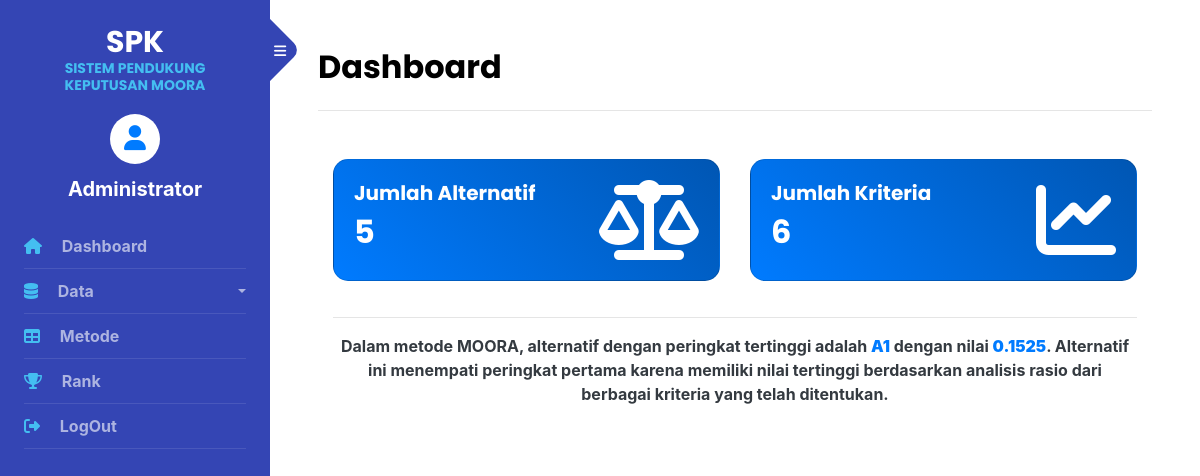
The app's page /admin/index.php (signed in) with its own data.
### tables this page shows
CREATE TABLE `tbl_akun` (
  `id_akun` int(11) NOT NULL,
  `nama_lengkap` varchar(50) NOT NULL,
  `username` varchar(50) NOT NULL,
  `password` varchar(30) NOT NULL
);

CREATE TABLE `tbl_alternatif` (
  `id_alternatif` int(11) NOT NULL,
  `nama_alternatif` varchar(30) NOT NULL,
  `nilai_moora` double NOT NULL,
  `rangking` int(11) NOT NULL
);

### admin/index.php (the view, shortened to what this page needs)
<?php
include "header.php"; ?>
<!DOCTYPE html>
<html lang="en">
<head>
    <link rel="stylesheet" href="https://stackpath.bootstrapcdn.com/bootstrap/4.7.0/css/bootstrap.min.css">
</head>
<body>
    <h2 class="mb-4 font-weight-bolder">Dashboard</h2>
    <hr>
    <div class="container mt-5">
        <div class="row">
            <div class="col-md-6">
                <div class="card card-custom card-blue">
                    <div class="d-flex justify-content-between align-items-center">
                        <div>
                            <h5 class="font-weight-bold text-white">Jumlah Alternatif</h5>
                            <h2 class="font-weight-bold text-white">
                                <?php
                                $sql = "SELECT COUNT(*) as jumlah_alternatif FROM tbl_alternatif";
                                $result = $conn->query($sql);
                                if ($result->num_rows > 0) {
                                    $row = $result->fetch_assoc();
                                    echo $row["jumlah_alternatif"];
                                } else {
                                    echo "Tidak ada alternatif ditemukan";
                                }
                                ?>
                            </h2>
                        </div>
                        <i class="fa fa-balance-scale fa-5x"></i>
                    </div>
                </div>
            </div>
            <div class="col-md-6">
                <div class="card card-custom card-blue">
                    <div class="d-flex justify-content-between align-items-center">
                        <div>
                            <h5 class="font-weight-bold text-white">Jumlah Kriteria</h5>
                            <h2 class="font-weight-bold text-white">
                                <?php
                                $sql = "SELECT COUNT(*) as jumlah_kriteria FROM tbl_kriteria";
                                $result = $conn->query($sql);
                                if ($result->num_rows > 0) {
                                    $row = $result->fetch_assoc();
                                    echo $row["jumlah_kriteria"];
                                } else {
                                    echo "Tidak ada kriteria ditemukan";
                                }
                                ?>
                            </h2>
                        </div>
                        <i class="fa fa-line-chart fa-5x"></i>
                    </div>
                </div>
            </div>
        </div>
        <hr>
        <?php
        try {
            $topRankQuery = "SELECT * FROM tbl_alternatif ORDER BY rangking LIMIT 1";
            $topRankResult = $conn->query($topRankQuery);
            if ($topRankResult->num_rows > 0) {
                $topRank = $topRankResult->fetch_assoc();
        ?>
                <p class="text-center text-dark font-weight-bold">
                    Dalam metode MOORA, alternatif dengan peringkat tertinggi adalah
                    <strong class="text-primary"><?= htmlspecialchars($topRank['nama_alternatif']) ?></strong>
                    dengan nilai <strong class="text-primary"><?= number_format($topRank['nilai_moora'], 4) ?></strong>.
                    Alternatif ini menempati peringkat pertama karena memiliki nilai tertinggi berdasarkan analisis rasio dari berbagai kriteria yang telah ditentukan.
                </p>
            <?php
            } else {
            ?>
                <p class="text-center text-dark font-weight-bold">
                    Tidak ada alternatif yang tersedia dalam metode MOORA saat ini.
                </p>
        <?php
            }
        } catch (mysqli_sql_exception $e) {
            echo "Error: " . $e->getMessage();
        }
        ?>
</body>
</html>

### admin/header.php (shortened to what this page needs)
<?php
include "../asset/conn/config.php";
$query = "SELECT * FROM tbl_akun WHERE id_akun ='$_SESSION[id_akun]'";
$stm = $conn->query($query);
$row = $stm->fetch_assoc();
?>
<!Doctype html>
<html lang="en">
<head>
	<link rel="stylesheet" href="https://stackpath.bootstrapcdn.com/font-awesome/4.7.0/css/font-awesome.min.css">
	<link rel="stylesheet" href="../asset/sidebar/css/style.css">
</head>
<body>
	<div class="wrapper d-flex align-items-stretch">
		<nav id="sidebar">
			<div class="custom-menu">
				<button type="button" id="sidebarCollapse" class="btn btn-primary">
					<i class="fa fa-bars"></i>
				</button>
			</div>
			<div class="p-4">
				<h1><a href="index.php" class="logo">SPK <span>SISTEM PENDUKUNG KEPUTUSAN MOORA</span>
					</a></h1>
				<div class="user-icon-container">
					<div class="user-icon">
						<span class="fa fa-user text-primary"></span>
					</div>
					<div class="user-text font-weight-bolder">
						<?= $row['nama_lengkap'] ?>
					</div>
				</div>
				<ul class="list-unstyled components mb-5">
					<li>
						<a href="index.php" class="font-weight-bolder"><span class="fa fa-home mr-3"></span> Dashboard</a>
					</li>
					<li>
						<a id="dataDropdown" data-toggle="collapse" aria-expanded="false" class="dropdown-toggle font-weight-bolder">
							<span class="fa fa-database mr-3"></span> Data
						</a>
					</li>
					<li>
						<a href="metode.php" class="font-weight-bolder"><span class="fa fa-table mr-3"></span> Metode</a>
					</li>
					<li>
						<a href="rank.php" class="font-weight-bolder"><span class="fa fa-trophy mr-3"></span> Rank</a>
					</li>
					<li>
						<a href="logout.php" class="font-weight-bolder"><span class="fa fa-sign-out mr-3"></span> LogOut</a>
					</li>
				</ul>
			</div>
		</nav>
		<div id="content" class="p-4 p-md-5 pt-5">
</body>
</html>

### admin/header.php (style rules this page uses)
.user-icon-container { display: flex; flex-direction: column; align-items: center; margin: 20px; }
.user-icon { width: 50px; height: 50px; background-color: #fff; border-radius: 50%; display: flex; align-items: center; justify-content: center; font-size: 25px; color: #555; }
.user-text { margin-top: 10px; font-size: 20px; text-align: center; }
.logo { text-align: center; display: block; margin: 0 auto; }
h1 { text-align: center; }
.logo span { display: block; font-size: 16px; }

### admin/index.php (style rules this page uses)
.card-custom { border-radius: 15px; color: white; padding: 20px; position: relative; overflow: hidden; margin-bottom: 20px; }
.card-blue { background: linear-gradient(45deg, #007bff, #0056b3); }

### records on screen
tbl_akun: nama_lengkap "Administrator"
tbl_alternatif: nama_alternatif "A1", nilai_moora "0.1525"

### other values on screen
$row["jumlah_alternatif"] "5"
$row["jumlah_kriteria"] "6"
